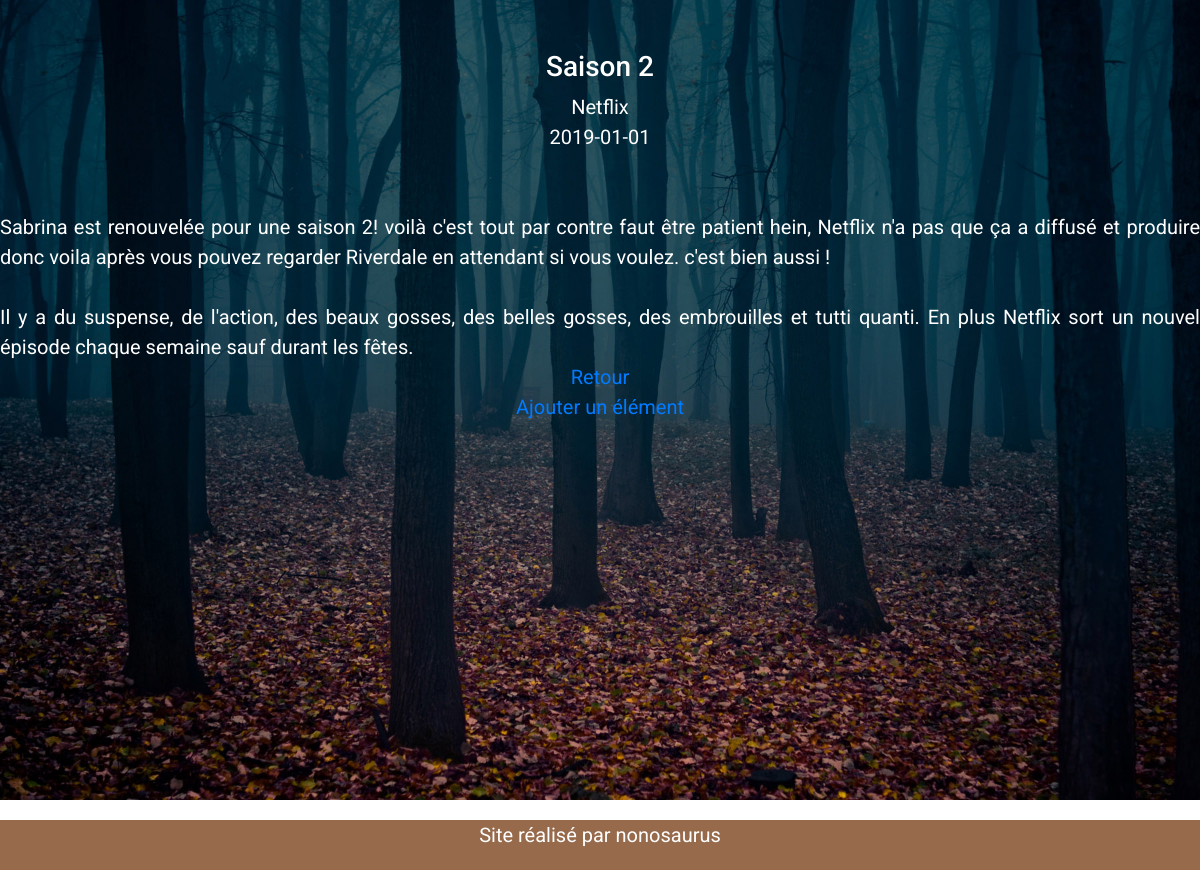
Screenshot of /news.php?id=2 with the database file from the repository.
### tables this page shows
CREATE TABLE `news` (
  `id` int(11) NOT NULL,
  `titre` varchar(255) NOT NULL,
  `auteur` varchar(255) NOT NULL,
  `texte` text NOT NULL,
  `image` varchar(255) DEFAULT NULL,
  `date` date NOT NULL
);

### news.php (the view, shortened to what this page needs)
<?php
include("connexion.php");
if(isset($_GET['id'])){
    $id=htmlspecialchars($_GET['id']);
}
else{
    header("LOCATION:index.php");
}
?>
<!DOCTYPE html>
<html lang="en">
<head>
    <link rel="stylesheet" href="../bootstrap-4.0.0/css/bootstrap.min.css" />
    <link rel="stylesheet" type="text/css" href="style.css"/>
</head>
<body>
    <div id="forest">
<div class="wrapper">
    <?php
    $req=$bdd->prepare("SELECT * FROM news WHERE id=?");
    $req->execute(array($id));
    while($don=$req->fetch()){
        echo "<div class='all'>";
        echo "<h3>".nl2br($don['titre'])."</h3>";
        echo "<div>".nl2br($don['auteur'])."</div>";
        echo "<div>".nl2br($don['date'])."</div>";
        echo "<div class='txt'>".nl2br($don['texte'])."</div>";
    echo "</div>";
    }
    ?>
    <a href="index.php?#slide4">Retour</a><br/>
    <a href="ajouternews.php">Ajouter un élément</a>
</div>
</div>
<footer>
<p>Site réalisé par nonosaurus</p>
</footer>
</body>
</html>

### style.css (style rules this page uses)
* { margin: 0; padding: 0; }
.wrapper { width: 1200px; margin: 0 auto; }
html, body { height: 100%; }
#forest { background-image: url(images/dark-forest.jpg); width: 100%; height: 100%; background-repeat: no-repeat; background-size: cover; color: white; font-size: 20px; font-family: 'Roboto', sans-serif; text-align: center; margin-bottom: 20px; }
.all { padding-top: 50px; }
.txt { text-align: justify; padding-top:60px; }
footer { width: 100%; height: 50px; background-color: rgba(119, 60, 21, 0.76); color: white; text-align: center; font-size: 20px; font-family: 'Roboto', sans-serif; }
@media all and (max-width: 1200px) { .wrapper { width: 100%; height:100%; } }
@media all and (max-width: 1200px) { .all { font-size: 20px; font-family: 'Roboto', sans-serif; } }

### rows the page displays
news: titre "Saison 2", auteur "Netflix", date "2019-01-01", texte "Sabrina est renouvelée pour une saison 2! voilà c'est tout par contre faut être patient hein, Netflix n'a pas que ça a diffusé et produire donc voila après vous pouvez regarder Riverdale en attendant si vous voulez. c'est bien aussi ! Il y a du suspense, de l'action, des beaux gosses, des belles gosses, des embrouilles et tutti quanti. En plus Netflix sort un nouvel épisode chaque semaine sauf durant les fêtes."
